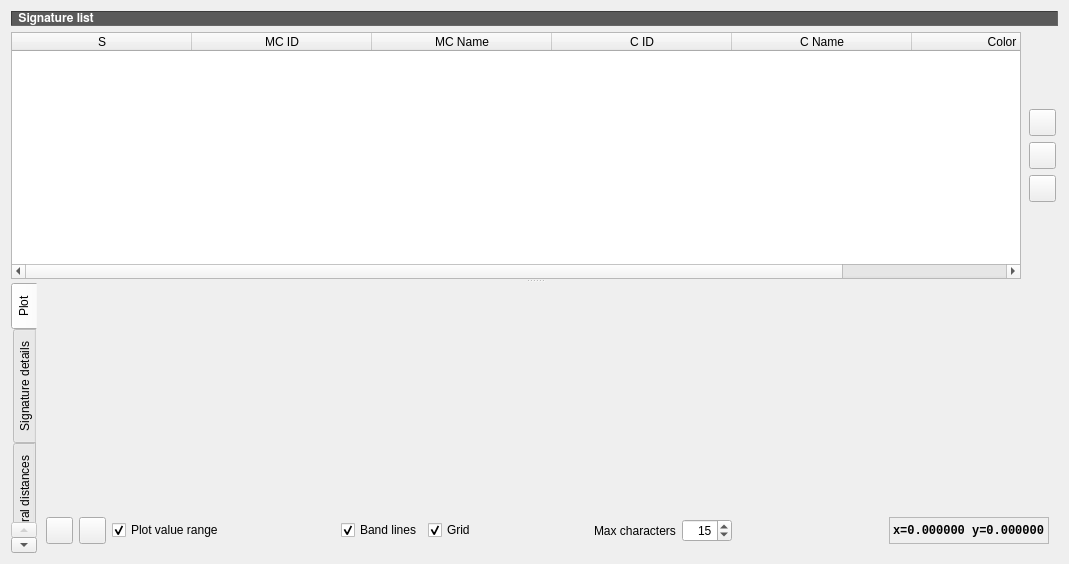
<?xml version="1.0" encoding="UTF-8"?>
<ui version="4.0">
 <class>SpectralSignaturePlot</class>
 <widget class="QDialog" name="SpectralSignaturePlot">
  <property name="geometry">
   <rect>
    <x>0</x>
    <y>0</y>
    <width>1069</width>
    <height>564</height>
   </rect>
  </property>
  <property name="sizePolicy">
   <sizepolicy hsizetype="Minimum" vsizetype="Minimum">
    <horstretch>0</horstretch>
    <verstretch>0</verstretch>
   </sizepolicy>
  </property>
  <property name="windowTitle">
   <string>SCP: Spectral Signature Plot</string>
  </property>
  <property name="windowIcon">
   <iconset resource="resources.qrc">
    <normaloff>:/plugins/raster_classification/icons/raster_classification.svg</normaloff>:/plugins/raster_classification/icons/raster_classification.svg</iconset>
  </property>
  <property name="locale">
   <locale language="English" country="UnitedStates"/>
  </property>
  <layout class="QGridLayout" name="gridLayout_6">
   <item row="0" column="0">
    <widget class="QSplitter" name="splitter">
     <property name="orientation">
      <enum>Qt::Vertical</enum>
     </property>
     <property name="childrenCollapsible">
      <bool>false</bool>
     </property>
     <widget class="QWidget" name="widget" native="true">
      <property name="sizePolicy">
       <sizepolicy hsizetype="Preferred" vsizetype="Maximum">
        <horstretch>0</horstretch>
        <verstretch>0</verstretch>
       </sizepolicy>
      </property>
      <property name="locale">
       <locale language="English" country="UnitedStates"/>
      </property>
      <layout class="QGridLayout" name="gridLayout_8">
       <item row="0" column="0">
        <layout class="QGridLayout" name="gridLayout_5">
         <item row="1" column="0">
          <layout class="QGridLayout" name="gridLayout_2">
           <property name="bottomMargin">
            <number>0</number>
           </property>
           <item row="0" column="0">
            <widget class="QTableWidget" name="signature_list_plot_tableWidget">
             <property name="sizePolicy">
              <sizepolicy hsizetype="Ignored" vsizetype="MinimumExpanding">
               <horstretch>0</horstretch>
               <verstretch>0</verstretch>
              </sizepolicy>
             </property>
             <property name="minimumSize">
              <size>
               <width>0</width>
               <height>30</height>
              </size>
             </property>
             <property name="editTriggers">
              <set>QAbstractItemView::SelectedClicked</set>
             </property>
             <property name="selectionMode">
              <enum>QAbstractItemView::MultiSelection</enum>
             </property>
             <property name="selectionBehavior">
              <enum>QAbstractItemView::SelectRows</enum>
             </property>
             <property name="sortingEnabled">
              <bool>true</bool>
             </property>
             <attribute name="horizontalHeaderDefaultSectionSize">
              <number>180</number>
             </attribute>
             <attribute name="horizontalHeaderStretchLastSection">
              <bool>true</bool>
             </attribute>
             <attribute name="verticalHeaderDefaultSectionSize">
              <number>22</number>
             </attribute>
             <column>
              <property name="text">
               <string>S</string>
              </property>
             </column>
             <column>
              <property name="text">
               <string>MC ID</string>
              </property>
             </column>
             <column>
              <property name="text">
               <string>MC Name</string>
              </property>
             </column>
             <column>
              <property name="text">
               <string>C ID</string>
              </property>
             </column>
             <column>
              <property name="text">
               <string>C Name</string>
              </property>
             </column>
             <column>
              <property name="text">
               <string>Color</string>
              </property>
             </column>
            </widget>
           </item>
           <item row="0" column="1">
            <widget class="QFrame" name="frame">
             <property name="sizePolicy">
              <sizepolicy hsizetype="Maximum" vsizetype="MinimumExpanding">
               <horstretch>0</horstretch>
               <verstretch>0</verstretch>
              </sizepolicy>
             </property>
             <property name="minimumSize">
              <size>
               <width>0</width>
               <height>20</height>
              </size>
             </property>
             <layout class="QGridLayout" name="gridLayout_18">
              <property name="leftMargin">
               <number>2</number>
              </property>
              <property name="topMargin">
               <number>2</number>
              </property>
              <property name="rightMargin">
               <number>2</number>
              </property>
              <property name="bottomMargin">
               <number>2</number>
              </property>
              <item row="0" column="0">
               <layout class="QGridLayout" name="gridLayout_17">
                <item row="1" column="0">
                 <widget class="QToolButton" name="add_signature_list_pushButton">
                  <property name="toolTip">
                   <string>Add highlighted spectral signatures to signature list</string>
                  </property>
                  <property name="styleSheet">
                   <string notr="true">margin: 0px;padding: 0px;</string>
                  </property>
                  <property name="icon">
                   <iconset resource="resources.qrc">
                    <normaloff>:/plugins/raster_classification/icons/raster_classification_add_sign_tool.svg</normaloff>:/plugins/raster_classification/icons/raster_classification_add_sign_tool.svg</iconset>
                  </property>
                  <property name="iconSize">
                   <size>
                    <width>22</width>
                    <height>22</height>
                   </size>
                  </property>
                 </widget>
                </item>
                <item row="0" column="0">
                 <widget class="QToolButton" name="remove_Signature_Button">
                  <property name="toolTip">
                   <string>Delete row</string>
                  </property>
                  <property name="styleSheet">
                   <string notr="true">margin: 0px;padding: 0px;</string>
                  </property>
                  <property name="icon">
                   <iconset resource="resources.qrc">
                    <normaloff>:/plugins/raster_classification/icons/raster_classification_remove.svg</normaloff>:/plugins/raster_classification/icons/raster_classification_remove.svg</iconset>
                  </property>
                  <property name="iconSize">
                   <size>
                    <width>22</width>
                    <height>22</height>
                   </size>
                  </property>
                 </widget>
                </item>
                <item row="2" column="0">
                 <widget class="QToolButton" name="calculate_spectral_distance_Button">
                  <property name="toolTip">
                   <string>Calculate spectral distances of highlighted signatures</string>
                  </property>
                  <property name="styleSheet">
                   <string notr="true">margin: 0px;padding: 0px;</string>
                  </property>
                  <property name="icon">
                   <iconset resource="resources.qrc">
                    <normaloff>:/plugins/raster_classification/icons/raster_classification_calculate_spectral_distances.svg</normaloff>:/plugins/raster_classification/icons/raster_classification_calculate_spectral_distances.svg</iconset>
                  </property>
                  <property name="iconSize">
                   <size>
                    <width>22</width>
                    <height>22</height>
                   </size>
                  </property>
                 </widget>
                </item>
               </layout>
              </item>
             </layout>
            </widget>
           </item>
          </layout>
         </item>
         <item row="0" column="0">
          <widget class="QLabel" name="label_25">
           <property name="sizePolicy">
            <sizepolicy hsizetype="Preferred" vsizetype="Maximum">
             <horstretch>0</horstretch>
             <verstretch>0</verstretch>
            </sizepolicy>
           </property>
           <property name="font">
            <font>
             <family>FreeSans</family>
             <weight>75</weight>
             <italic>false</italic>
             <bold>true</bold>
            </font>
           </property>
           <property name="styleSheet">
            <string notr="true">background-color : #5a5a5a; color : white; font: bold</string>
           </property>
           <property name="locale">
            <locale language="English" country="UnitedStates"/>
           </property>
           <property name="frameShape">
            <enum>QFrame::Panel</enum>
           </property>
           <property name="frameShadow">
            <enum>QFrame::Sunken</enum>
           </property>
           <property name="text">
            <string> Signature list</string>
           </property>
           <property name="alignment">
            <set>Qt::AlignLeading|Qt::AlignLeft|Qt::AlignVCenter</set>
           </property>
          </widget>
         </item>
        </layout>
       </item>
      </layout>
     </widget>
     <widget class="QTabWidget" name="tabWidget">
      <property name="tabPosition">
       <enum>QTabWidget::West</enum>
      </property>
      <property name="currentIndex">
       <number>0</number>
      </property>
      <property name="documentMode">
       <bool>true</bool>
      </property>
      <widget class="QWidget" name="tab">
       <attribute name="icon">
        <iconset resource="resources.qrc">
         <normaloff>:/plugins/raster_classification/icons/raster_classification_sign_tool.svg</normaloff>:/plugins/raster_classification/icons/raster_classification_sign_tool.svg</iconset>
       </attribute>
       <attribute name="title">
        <string>Plot</string>
       </attribute>
       <layout class="QGridLayout" name="gridLayout">
        <item row="0" column="0">
         <layout class="QGridLayout" name="gridLayout_3">
          <item row="0" column="0">
           <widget class="SigWidget2" name="Sig_Widget" native="true">
            <property name="sizePolicy">
             <sizepolicy hsizetype="Expanding" vsizetype="Expanding">
              <horstretch>0</horstretch>
              <verstretch>0</verstretch>
             </sizepolicy>
            </property>
            <property name="locale">
             <locale language="English" country="UnitedStates"/>
            </property>
           </widget>
          </item>
         </layout>
        </item>
        <item row="1" column="0">
         <layout class="QGridLayout" name="gridLayout_7">
          <item row="0" column="7">
           <widget class="QLabel" name="label_8">
            <property name="frameShadow">
             <enum>QFrame::Sunken</enum>
            </property>
            <property name="text">
             <string>Max characters</string>
            </property>
           </widget>
          </item>
          <item row="0" column="4">
           <widget class="QCheckBox" name="band_lines_checkBox">
            <property name="sizePolicy">
             <sizepolicy hsizetype="Maximum" vsizetype="Fixed">
              <horstretch>0</horstretch>
              <verstretch>0</verstretch>
             </sizepolicy>
            </property>
            <property name="toolTip">
             <string>Plot vertical lines for each band value</string>
            </property>
            <property name="text">
             <string>Band lines</string>
            </property>
            <property name="checked">
             <bool>true</bool>
            </property>
           </widget>
          </item>
          <item row="0" column="10">
           <layout class="QGridLayout" name="gridLayout_13">
            <item row="0" column="1">
             <widget class="QLabel" name="value_label">
              <property name="font">
               <font>
                <family>Liberation Mono</family>
                <weight>75</weight>
                <bold>true</bold>
               </font>
              </property>
              <property name="locale">
               <locale language="English" country="UnitedStates"/>
              </property>
              <property name="frameShape">
               <enum>QFrame::StyledPanel</enum>
              </property>
              <property name="frameShadow">
               <enum>QFrame::Sunken</enum>
              </property>
              <property name="text">
               <string notr="true">x=0.000000 y=0.000000</string>
              </property>
             </widget>
            </item>
            <item row="0" column="0">
             <spacer name="horizontalSpacer">
              <property name="orientation">
               <enum>Qt::Horizontal</enum>
              </property>
              <property name="sizeHint" stdset="0">
               <size>
                <width>40</width>
                <height>20</height>
               </size>
              </property>
             </spacer>
            </item>
           </layout>
          </item>
          <item row="0" column="3">
           <spacer name="horizontalSpacer_3">
            <property name="orientation">
             <enum>Qt::Horizontal</enum>
            </property>
            <property name="sizeHint" stdset="0">
             <size>
              <width>40</width>
              <height>20</height>
             </size>
            </property>
           </spacer>
          </item>
          <item row="0" column="6">
           <spacer name="horizontalSpacer_4">
            <property name="orientation">
             <enum>Qt::Horizontal</enum>
            </property>
            <property name="sizeHint" stdset="0">
             <size>
              <width>40</width>
              <height>20</height>
             </size>
            </property>
           </spacer>
          </item>
          <item row="0" column="8">
           <widget class="QSpinBox" name="plot_text_spinBox">
            <property name="minimumSize">
             <size>
              <width>50</width>
              <height>0</height>
             </size>
            </property>
            <property name="maximumSize">
             <size>
              <width>100</width>
              <height>16777215</height>
             </size>
            </property>
            <property name="toolTip">
             <string>Text lenght of names in the spectral plot legend</string>
            </property>
            <property name="alignment">
             <set>Qt::AlignRight|Qt::AlignTrailing|Qt::AlignVCenter</set>
            </property>
            <property name="minimum">
             <number>1</number>
            </property>
            <property name="maximum">
             <number>100</number>
            </property>
            <property name="value">
             <number>15</number>
            </property>
           </widget>
          </item>
          <item row="0" column="5">
           <widget class="QCheckBox" name="grid_checkBox">
            <property name="sizePolicy">
             <sizepolicy hsizetype="Maximum" vsizetype="Fixed">
              <horstretch>0</horstretch>
              <verstretch>0</verstretch>
             </sizepolicy>
            </property>
            <property name="toolTip">
             <string>Plot the axis grid</string>
            </property>
            <property name="text">
             <string>Grid</string>
            </property>
            <property name="checked">
             <bool>true</bool>
            </property>
           </widget>
          </item>
          <item row="0" column="1">
           <widget class="QToolButton" name="save_plot_pushButton">
            <property name="toolTip">
             <string>Save the plot to file (jpg, png, pdf)</string>
            </property>
            <property name="styleSheet">
             <string notr="true">margin: 0px;padding: 0px;</string>
            </property>
            <property name="icon">
             <iconset resource="resources.qrc">
              <normaloff>:/plugins/raster_classification/icons/raster_classification_save_plot_image.svg</normaloff>:/plugins/raster_classification/icons/raster_classification_save_plot_image.svg</iconset>
            </property>
            <property name="iconSize">
             <size>
              <width>22</width>
              <height>22</height>
             </size>
            </property>
           </widget>
          </item>
          <item row="0" column="9">
           <spacer name="horizontalSpacer_2">
            <property name="orientation">
             <enum>Qt::Horizontal</enum>
            </property>
            <property name="sizeHint" stdset="0">
             <size>
              <width>40</width>
              <height>20</height>
             </size>
            </property>
           </spacer>
          </item>
          <item row="0" column="2">
           <widget class="QCheckBox" name="sigma_checkBox">
            <property name="sizePolicy">
             <sizepolicy hsizetype="Maximum" vsizetype="Fixed">
              <horstretch>0</horstretch>
              <verstretch>0</verstretch>
             </sizepolicy>
            </property>
            <property name="toolTip">
             <string>Plot the value range (standard deviation or defined minimum and maximum) for each signature</string>
            </property>
            <property name="text">
             <string>Plot value range</string>
            </property>
            <property name="checked">
             <bool>true</bool>
            </property>
           </widget>
          </item>
          <item row="0" column="0">
           <widget class="QToolButton" name="fitToAxes_pushButton">
            <property name="toolTip">
             <string>Automatically fit the plot to data</string>
            </property>
            <property name="styleSheet">
             <string notr="true">margin: 0px;padding: 0px;</string>
            </property>
            <property name="icon">
             <iconset resource="resources.qrc">
              <normaloff>:/plugins/raster_classification/icons/raster_classification_fit_plot.svg</normaloff>:/plugins/raster_classification/icons/raster_classification_fit_plot.svg</iconset>
            </property>
            <property name="iconSize">
             <size>
              <width>22</width>
              <height>22</height>
             </size>
            </property>
           </widget>
          </item>
         </layout>
        </item>
       </layout>
       <zorder></zorder>
       <zorder></zorder>
      </widget>
      <widget class="QWidget" name="tab_2">
       <attribute name="icon">
        <iconset resource="resources.qrc">
         <normaloff>:/plugins/raster_classification/icons/raster_classification_accuracy_tool.svg</normaloff>:/plugins/raster_classification/icons/raster_classification_accuracy_tool.svg</iconset>
       </attribute>
       <attribute name="title">
        <string>Signature details</string>
       </attribute>
       <layout class="QGridLayout" name="gridLayout_21">
        <item row="0" column="0">
         <layout class="QGridLayout" name="gridLayout_9">
          <item row="0" column="0">
           <widget class="QTextBrowser" name="value_textBrowser">
            <property name="lineWrapMode">
             <enum>QTextEdit::NoWrap</enum>
            </property>
            <property name="html">
             <string notr="true">&lt;!DOCTYPE HTML PUBLIC &quot;-//W3C//DTD HTML 4.0//EN&quot; &quot;http://www.w3.org/TR/REC-html40/strict.dtd&quot;&gt;
&lt;html&gt;&lt;head&gt;&lt;meta name=&quot;qrichtext&quot; content=&quot;1&quot; /&gt;&lt;style type=&quot;text/css&quot;&gt;
p, li { white-space: pre-wrap; }
&lt;/style&gt;&lt;/head&gt;&lt;body style=&quot; font-family:'Sans'; font-size:11pt; font-weight:400; font-style:normal;&quot;&gt;
&lt;p style=&quot;-qt-paragraph-type:empty; margin-top:0px; margin-bottom:0px; margin-left:0px; margin-right:0px; -qt-block-indent:0; text-indent:0px;&quot;&gt;&lt;br /&gt;&lt;/p&gt;&lt;/body&gt;&lt;/html&gt;</string>
            </property>
           </widget>
          </item>
         </layout>
        </item>
       </layout>
      </widget>
      <widget class="QWidget" name="tab_3">
       <attribute name="icon">
        <iconset resource="resources.qrc">
         <normaloff>:/plugins/raster_classification/icons/raster_classification_calculate_spectral_distances.svg</normaloff>:/plugins/raster_classification/icons/raster_classification_calculate_spectral_distances.svg</iconset>
       </attribute>
       <attribute name="title">
        <string>Spectral distances</string>
       </attribute>
       <layout class="QGridLayout" name="gridLayout_22">
        <item row="0" column="0">
         <layout class="QGridLayout" name="gridLayout_11">
          <item row="0" column="0">
           <widget class="QTextBrowser" name="distance_textBrowser">
            <property name="lineWrapMode">
             <enum>QTextEdit::NoWrap</enum>
            </property>
           </widget>
          </item>
         </layout>
        </item>
       </layout>
      </widget>
     </widget>
    </widget>
   </item>
  </layout>
 </widget>
 <customwidgets>
  <customwidget>
   <class>SigWidget2</class>
   <extends>QWidget</extends>
   <header>.sigwidget2</header>
   <container>1</container>
  </customwidget>
 </customwidgets>
 <resources>
  <include location="resources.qrc"/>
 </resources>
 <connections/>
</ui>
